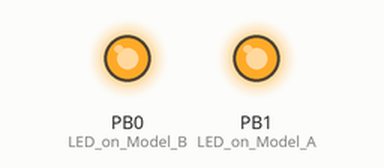
Bench run of a sketch on a simulated ATtiny85, built with avr-gcc and run on an emulated ATtiny85. Shown: output pins drawn as LEDs (lit = HIGH). Sleep ends after the set time or at an interrupt.

Above: at 0.2 s.
At 2.2 s:
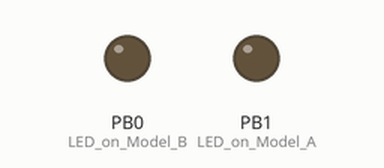
Timing chart, 0 to 5.3 s (numbered marks = the images above):
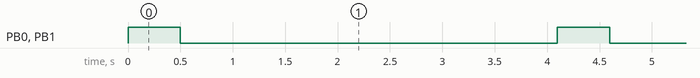

The sketch:

Digispark_Watchdog_Blinker.ino
```cpp
#define __AVR_ATtiny84__
#include <avr/sleep.h>
#include <avr/wdt.h>

#ifndef cbi
#define cbi(sfr, bit) (_SFR_BYTE(sfr) &= ~_BV(bit))
#endif
#ifndef sbi
#define sbi(sfr, bit) (_SFR_BYTE(sfr) |= _BV(bit))
#endif
volatile boolean f_wdt = 1;

// the setup routine runs once when you press reset:
void setup() {
  // initialize the digital pin as an output.
  pinMode(0, OUTPUT); //LED on Model B
  pinMode(1, OUTPUT); //LED on Model A

  setup_watchdog(8);
}


// the loop routine runs over and over again forever:
void loop() {

  if (f_wdt==1) {  // wait for timed out watchdog / flag is set when a watchdog timeout occurs
    f_wdt=0;

    digitalWrite(0, HIGH);   // turn the LED on (HIGH is the voltage level)
    digitalWrite(1, HIGH);
    delay(500);
    digitalWrite(0, LOW);   // turn the LED on (HIGH is the voltage level)
    digitalWrite(1, LOW);

    system_sleep();

  }
}


// set system into the sleep state
// system wakes up when wtchdog is timed out
void system_sleep() {
  cbi(ADCSRA,ADEN);                    // switch Analog to Digitalconverter OFF

  set_sleep_mode(SLEEP_MODE_PWR_DOWN); // sleep mode is set here
  sleep_enable();

  sleep_mode();                        // System sleeps here

  sleep_disable();                     // System continues execution here when watchdog timed out
  sbi(ADCSRA,ADEN);                    // switch Analog to Digitalconverter ON
}

// 0=16ms, 1=32ms,2=64ms,3=128ms,4=250ms,5=500ms
// 6=1 sec,7=2 sec, 8=4 sec, 9= 8sec
void setup_watchdog(int ii) {

  byte bb;
  int ww;
  if (ii > 9 ) ii=9;
  bb=ii & 7;
  if (ii > 7) bb|= (1<<5);
  bb|= (1<<WDCE);
  ww=bb;

  MCUSR &= ~(1<<WDRF);
  // start timed sequence
  WDTCR |= (1<<WDCE) | (1<<WDE);
  // set new watchdog timeout value
  WDTCR = bb;
  WDTCR |= _BV(WDIE);

}

// Watchdog Interrupt Service / is executed when watchdog timed out
ISR(WDT_vect) {
  f_wdt=1;  // set global flag
}
```

Measured:
- by itself, PB0 (LED_on_Model_B), PB1 (LED_on_Model_A): alternates HIGH for 0.50 s and LOW for 3.6 s
